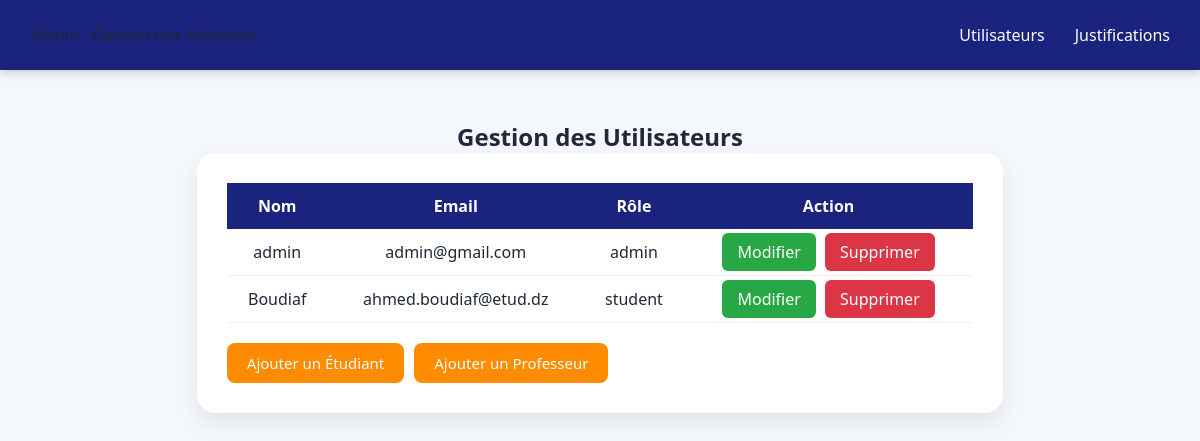
The page /manage-users.php on the database as committed earlier.
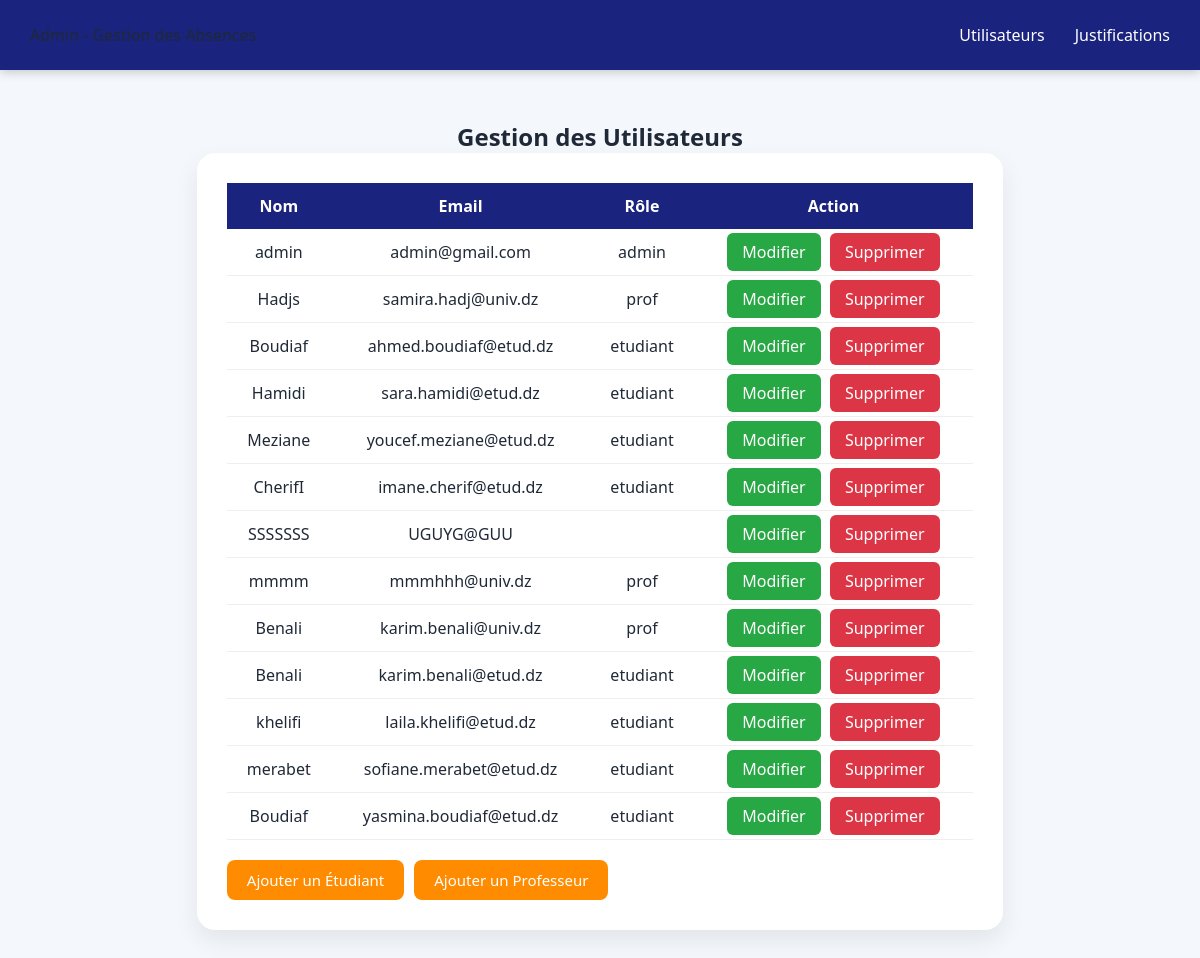
The same page on the database as committed later.
### tables this page shows
CREATE TABLE `users` (
  `id` int(11) NOT NULL,
  `nom` varchar(50) NOT NULL,
  `prenom` varchar(50) NOT NULL,
  `email` varchar(100) NOT NULL,
  `password` varchar(255) NOT NULL,
  `role` varchar(20) DEFAULT NULL
);

### manage-users.php (the view, shortened to what this page needs)
<?php
$conn = OpenConnection();
$sql = "SELECT * FROM users";
$result = $conn->query($sql);
?>
<!DOCTYPE html>
<html lang="fr">
<head>
<link rel="stylesheet" href="style.css">
</head>
<body>
<nav class="navbar">
<div>Admin - Gestion des Absences</div>
<ul>
<li><a href="manage-users.php">Utilisateurs</a></li>
<li><a href="justifications.php">Justifications</a></li>
</ul>
</nav>
<div class="page-container">
<h2 class="page-title">Gestion des Utilisateurs</h2>
<div class="card center-card">
<table class="table">
<tr>
<th>Nom</th>
<th>Email</th>
<th>Rôle</th>
<th>Action</th>
</tr>
<?php
if ($result->num_rows > 0) {
    while ($row = $result->fetch_assoc()) {
        echo "<tr>";
        echo "<td>" . htmlspecialchars($row['nom']) . "</td>";
        echo "<td>" . htmlspecialchars($row['email']) . "</td>";
        echo "<td>" . htmlspecialchars($row['role']) . "</td>";
        echo "<td>
        <a href='edit-user.php?id=".$row['id']."' style='padding:8px 15px; background-color:#28a745; color:white; border-radius:6px; text-decoration:none; margin-right:5px;'>Modifier</a>
        <a href='manage-users.php?delete_id=".$row['id']."' style='padding:8px 15px; background-color:#dc3545; color:white; border-radius:6px; text-decoration:none;'>Supprimer</a>
        </td>";
        echo "</tr>";
    }
} else {
    echo "<tr><td colspan='4'>Aucun utilisateur trouvé</td></tr>";
}
?>
</table>
<div style="margin-top:20px; display:flex; gap:10px;">
    <a href="admin-add-student.php" style="padding:10px 20px; background-color:#FF8C00; color:white; border-radius:8px; text-decoration:none; font-size:15px;">Ajouter un Étudiant</a>
    <a href="admin-add-prof.php" style="padding:10px 20px; background-color:#FF8C00; color:white; border-radius:8px; text-decoration:none; font-size:15px;">Ajouter un Professeur</a>
</div>
</div>
</div>
</body>
</html>

### style.css (style rules this page uses)
:root { --primary:#1e3c72; --secondary:#2a5298; --accent:#ffb703; --white:#ffffff; --dark:#0f172a; --shadow:0 12px 30px rgba(0,0,0,0.15); }
* { box-sizing: border-box; margin: 0; padding: 0; font-family: 'Segoe UI', Tahoma, sans-serif; color: #1f2937; scroll-behavior: smooth; }
body { background: #f4f7fb; overflow-x: hidden; }
.navbar { position: fixed; top: 0; width: 100%; height: 70px; background: var(--primary); display: flex; align-items: center; justify-content: space-between; padding: 0 60px; color: var(--white); z-index: 100; }
.navbar ul { list-style: none; display: flex; gap: 30px; }
.navbar a { text-decoration: none; color: var(--white); font-weight: 500; }
.page-container { padding: 120px 8%; min-height: 100vh; display: flex; flex-direction: column; align-items: center; }
.card { background: white; padding: 30px; border-radius: 18px; box-shadow: 0 10px 25px rgba(0,0,0,0.08); margin-bottom: 30px; width: 80%; max-width: 900px; text-align: center; }
.table { width: 100%; border-collapse: collapse; }
.table th { background: var(--primary); color: white; padding: 12px; }
.table td { padding: 12px; border-bottom: 1px solid #eee; text-align: center; }
:root { --primary: #1a237e; --gold: #f0a500; }
.navbar { display: flex; justify-content: space-between; align-items: center; background: var(--primary); padding: 12px 30px; position: fixed; top: 0; width: 100%; z-index: 100; box-shadow: 0 2px 10px rgba(0,0,0,0.2); }

Rows that differ between the two databases and show on the page:
removed users: nom "Boudiaf", email "ahmed.boudiaf@etud.dz", role "student"
added users: nom "Hadjs", email "samira.hadj@univ.dz", role "prof"
added users: nom "Boudiaf", email "ahmed.boudiaf@etud.dz", role "etudiant"
added users: nom "Hamidi", email "sara.hamidi@etud.dz", role "etudiant"
added users: nom "Meziane", email "youcef.meziane@etud.dz", role "etudiant"
added users: nom "CherifI", email "imane.cherif@etud.dz", role "etudiant"
added users: nom "SSSSSSS", email "UGUYG@GUU"
added users: nom "mmmm", email "mmmhhh@univ.dz", role "prof"
added users: nom "Benali", email "karim.benali@univ.dz", role "prof"
added users: nom "Benali", email "karim.benali@etud.dz", role "etudiant"
added users: nom "khelifi", email "laila.khelifi@etud.dz", role "etudiant"
added users: nom "merabet", email "sofiane.merabet@etud.dz", role "etudiant"
added users: nom "Boudiaf", email "yasmina.boudiaf@etud.dz", role "etudiant"
